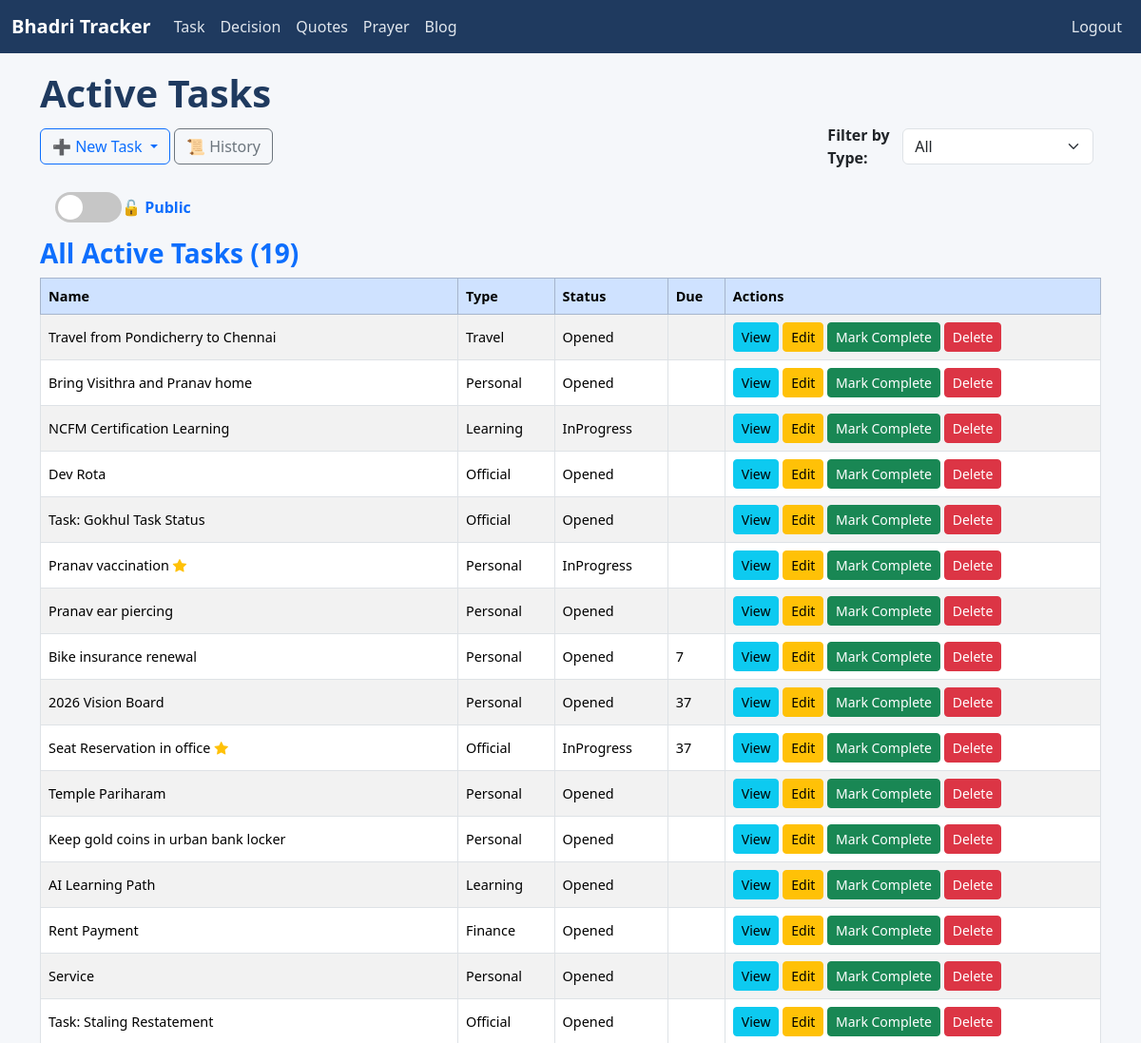
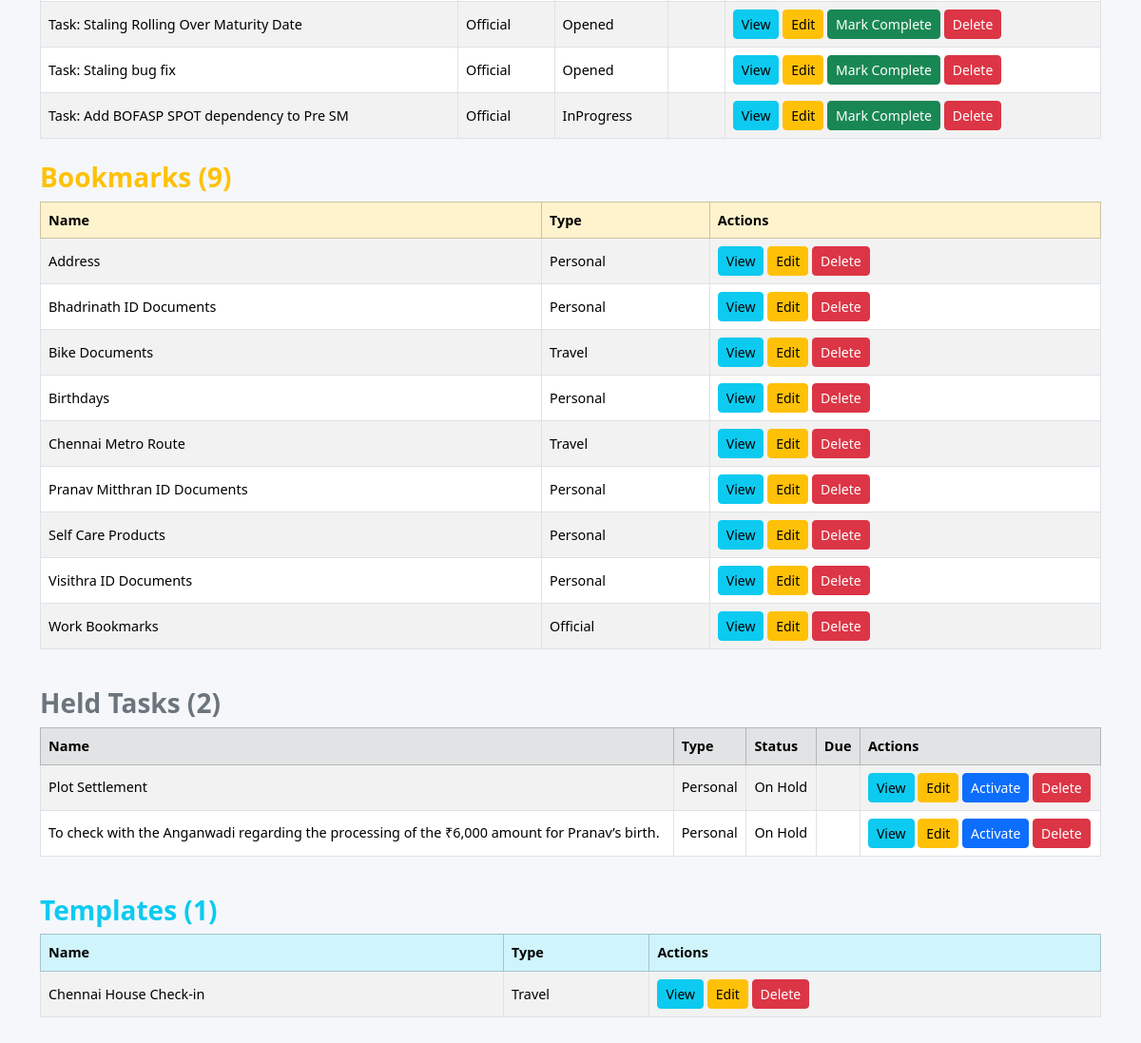
Screenshot of / (signed in) with the database file from the repository (2 pictures, top to bottom).
### tracker/models.py (models this page shows, shortened)
class Task(models.Model):
    STATUS_CHOICES = [
        ('Opened', 'Opened'),
        ('InProgress', 'In Progress'),
        ('Completed', 'Completed'),
        ('Cancelled', 'Cancelled'),
        ('Hold', 'Hold'),
    ]
    name = models.CharField(max_length=200)
    status = models.CharField(max_length=20, choices=STATUS_CHOICES, default='Opened')
    task_type = models.ForeignKey(TaskType, on_delete=models.CASCADE)
    started_date = models.DateField(default=timezone.now, null=True, blank=True)
    created_date = models.DateField(auto_now_add=True)
    updated_date = models.DateField(auto_now=True)
    completed_date = models.DateField(null=True, blank=True)
    target_date = models.DateField(default=timezone.now, null=True, blank=True)
    is_bookmark = models.BooleanField(default=False)
    is_private = models.BooleanField(default=False)
    is_important = models.BooleanField(default=False)
    is_template = models.BooleanField(default=False)
    @property
    def days_till_upcoming(self):
        today = timezone.now().date()
        dates = []
        if self.started_date and self.started_date >= today:
            dates.append(self.started_date)
        if self.target_date and self.target_date >= today:
            dates.append(self.target_date)
        for upd in self.updates.all():
            if upd.status not in ['Completed', 'Cancelled'] and upd.date and upd.date >= today:
                dates.append(upd.date)
        if not dates:
            return None
        return (min(dates) - today).days

class TaskType(models.Model):
    name = models.CharField(max_length=50, unique=True)
    class Meta:
        ordering = ['name']

class Update(models.Model):
    STATUS_CHOICES = [
        ('Opened', 'Opened'),
        ('InProgress', 'In Progress'),
        ('Completed', 'Completed'),
        ('Cancelled', 'Cancelled')
    ]
    REMINDER_CHOICE = [
        ('Days', 'Days'),
        ('Weekly', 'Weekly'),
        ('Monthly', 'Monthly'),
        ('Yearly', 'Yearly'),
    ]
    task = models.ForeignKey(Task, on_delete=models.CASCADE, related_name='updates')
    date = models.DateField(default=timezone.now, null=True, blank=True)
    description = models.TextField()
    is_check_box = models.BooleanField(default=False)
    status = models.CharField(max_length=20, choices=STATUS_CHOICES, default='Opened')
    reminder_type = models.CharField(max_length=20, choices=REMINDER_CHOICE, null=True, blank=True)
    can_store_reminder = models.BooleanField(default=False)
    date_to_remind = models.IntegerField(null=True, blank=True)

### tracker/views.py (the view)
# urls.py: path('', views.TaskListView.as_view(), name='task_list'),
class TaskListView(LoginRequiredMixin, ListView):
    model = Task
    template_name = 'tracker/task_list.html'
    context_object_name = 'tasks'
    def get_queryset(self):
        queryset = Task.objects.exclude(status__in=['Completed', 'Cancelled', 'Hold']).exclude(is_bookmark=True).exclude(is_template=True)
        view_mode = self.request.GET.get('view', 'public')
        if view_mode == "private":
            user_profile  = getattr(self.request.user, "userprofile", None)
            if user_profile is None or not user_profile.special_privilege_password:
                messages.error(self.request, "You do not have access to private tasks.")
                return Task.objects.none()
            if not self.request.session.get("private_access"):
                raise PermissionError("PRIVATE_ACCESS_REQUIRED")
            queryset = queryset.filter(is_private=True)
        elif view_mode == "public":
            self.request.session['private_access'] = False
            queryset = queryset.filter(is_private=False)
        task_type_id = self.request.GET.get('task_type')
        if task_type_id:
            queryset = queryset.filter(task_type_id=task_type_id)
        return queryset.order_by(
            F('target_date').asc(nulls_last=True),
            'updated_date',
            'name'
        )
    def get_context_data(self, **kwargs):
        context = super().get_context_data(**kwargs)
        task_type_id = self.request.GET.get('task_type')
        context['task_types'] = TaskType.objects.all()
        context['selected_type'] = int(task_type_id) if task_type_id else None
        view_mode = self.request.GET.get('view', 'public')
        context['view_mode'] = view_mode
        today = timezone.localdate()
        common_filters = {}
        if view_mode == "public":
            common_filters['is_private'] = False
        elif view_mode == "private":
            common_filters['is_private'] = True
        if task_type_id:
            common_filters['task_type_id'] = task_type_id
        tasks_by_target_date = Task.objects.filter(
            started_date=today,
            target_date=today,
            **common_filters
        ).exclude(status__in=['Completed', 'Cancelled', 'Hold']).exclude(is_bookmark=True).exclude(is_template=True)
        tasks_by_updates = Task.objects.filter(
            updates__date=today,
            updates__status__in=['Opened', 'InProgress'],
            **common_filters
        ).exclude(status__in=['Completed', 'Cancelled', 'Hold']).exclude(is_bookmark=True).exclude(is_template=True)
        today_tasks = tasks_by_target_date.union(tasks_by_updates).order_by('name')
        context['today_tasks'] = today_tasks
        held_tasks = Task.objects.filter(
            status__in=['Hold'],
            **common_filters
        ).exclude(is_template=True).order_by('name')
        context['held_tasks'] = held_tasks
        bookmarked_tasks = Task.objects.filter(
            is_bookmark=True,
            status__in=['Opened', 'InProgress'],
            **common_filters
        ).exclude(is_template=True).order_by('name')
        context['bookmarked_tasks'] = bookmarked_tasks
        template_tasks = Task.objects.filter(is_template=True, **common_filters)
        context['template_tasks'] = template_tasks
        return context
    def dispatch(self, request, *args, **kwargs):
        try:
            return super().dispatch(request, *args, **kwargs)
        except PermissionError as e:
            if str(e) == "PRIVATE_ACCESS_REQUIRED":
                return redirect("private_access", "tracker:task_list")
            raise

### templates/tracker/task_list.html (shortened to what this page needs)
{% extends 'base.html' %}
{% load static %}
{% block style %}
<link rel="stylesheet" href="{% static 'css/task_list.css' %}">
{% endblock %}
{% block content %}
<h1>Active Tasks</h1>
<div class="d-flex flex-wrap align-items-center justify-content-between mb-3">
    <div class="dropdown mb-2">
      <button class="btn btn-outline-primary dropdown-toggle"
              type="button"
              data-bs-toggle="dropdown"
              aria-expanded="false">
        ➕ New Task
      </button>
    <a href="{% url 'tracker:task_history' %}" class="btn btn-outline-secondary">📜 History</a>
  </div>
  <form method="get" class="d-flex align-items-center mb-2 ms-auto">
    <label for="task_type" class="me-2 fw-bold">Filter by Type:</label>
    <select name="task_type" id="task_type" class="form-select me-2" style="min-width: 160px;" onchange="this.form.submit()">
      <option value="">All</option>
    </select>
  </form>
</div>
<div class="toggle-container mb-3 ms-3">
  <a href="{% if view_mode == 'public' %}{% url 'private_access' 'tracker:task_list' %}{% else %}?view=public{% endif %}"
     class="text-decoration-none d-flex align-items-center">
    <div class="toggle-switch {% if view_mode == 'private' %}active{% endif %}">
      <div class="toggle-circle"></div>
    </div>
    <span class="toggle-label">
      {% if view_mode == 'private' %}
        🔒 Private
      {% else %}
        🔓 Public
      {% endif %}
    </span>
  </a>
</div>
<h3 class="text-primary mb-2">All Active Tasks ({{ tasks|length }})</h3>
<div class="table-responsive">
  <table class="table table-striped table-bordered align-middle text-nowrap">
    <thead class="table-primary">
      <tr>
        <th>Name</th>
        <th>Type</th>
        <th>Status</th>
        <th>Due</th>
        <th>Actions</th>
      </tr>
    </thead>
    <tbody>
      {% for task in tasks %}
      <tr>
        <td>{{ task.name }}{% if task.is_important %}<i class="bi bi-star-fill text-warning ms-1"></i>{% endif %}</td>
        <td>{{ task.task_type.name }}</td>
        <td>{{ task.status }}</td>
        <td>{% if task.days_till_upcoming == 0 %}Today{% elif task.days_till_upcoming > 0 %}{{ task.days_till_upcoming }}{% endif %}</td>
        <td>
          <a href="{% url 'tracker:update_list' task.id %}" class="btn btn-sm btn-info">View</a>
          <a href="{% url 'tracker:task_update' task.id %}" class="btn btn-sm btn-warning">Edit</a>
          <a href="{% url 'tracker:mark_task_complete' task.id %}" class="btn btn-sm btn-success">Mark Complete</a>
          <a href="{% url 'tracker:task_delete' task.id %}" class="btn btn-sm btn-danger">Delete</a>
        </td>
      </tr>
      {% empty %}
        <tr><td colspan="6" class="text-center text-muted">No tasks found</td></tr>
      {% endfor %}
    </tbody>
  </table>
  {% if bookmarked_tasks %}
  <h3 class="text-warning mt-4">Bookmarks ({{ bookmarked_tasks|length }})</h3>
  <div class="table-responsive">
    <table class="table table-bordered table-striped align-middle text-nowrap">
      <thead class="table-warning">
        <tr>
          <th>Name</th>
          <th>Type</th>
          <th>Actions</th>
        </tr>
      </thead>
      <tbody>
        {% for task in bookmarked_tasks %}
        <tr>
          <td>{{ task.name }}{% if task.is_important %}<i class="bi bi-star-fill text-warning ms-1"></i>{% endif %}</td>
          <td>{{ task.task_type.name }}</td>
          <td>
            <a href="{% url 'tracker:update_list' task.id %}" class="btn btn-sm btn-info">View</a>
            <a href="{% url 'tracker:task_update' task.id %}" class="btn btn-sm btn-warning">Edit</a>
            <a href="{% url 'tracker:task_delete' task.id %}" class="btn btn-sm btn-danger">Delete</a>
          </td>
        </tr>
        {% endfor %}
      </tbody>
    </table>
  </div>
  {% endif %}
  {% if held_tasks %}
  <h3 class="text-secondary mt-4">Held Tasks ({{ held_tasks|length }})</h3>
  <div class="table-responsive">
    <table class="table table-bordered table-striped align-middle text-nowrap">
      <thead class="table-secondary">
        <tr>
          <th>Name</th>
          <th>Type</th>
          <th>Status</th>
          <th>Due</th>
          <th>Actions</th>
        </tr>
      </thead>
      <tbody>
        {% for task in held_tasks %}
        <tr>
          <td>{{ task.name }}{% if task.is_important %}<i class="bi bi-star-fill text-warning ms-1"></i>{% endif %}</td>
          <td>{{ task.task_type.name }}</td>
          <td>On Hold</td>
          <td>{% if task.days_till_upcoming == 0 %}Today{% elif task.days_till_upcoming > 0 %}{{ task.days_till_upcoming }}{% endif %}</td>
          <td>
            <a href="{% url 'tracker:update_list' task.id %}" class="btn btn-sm btn-info">View</a>
            <a href="{% url 'tracker:task_update' task.id %}" class="btn btn-sm btn-warning">Edit</a>
            <a href="{% url 'tracker:toggle_hold' task.id %}" class="btn btn-sm btn-primary">
              Activate
            </a>
            <a href="{% url 'tracker:task_delete' task.id %}" class="btn btn-sm btn-danger">Delete</a>
          </td>
        </tr>
        {% endfor %}
      </tbody>
    </table>
  </div>
  {% endif %}
  {% if template_tasks %}
  <h3 class="text-info mt-4">Templates ({{ template_tasks|length }})</h3>
  <div class="table-responsive">
    <table class="table table-bordered table-striped align-middle text-nowrap">
      <thead class="table-info">
        <tr>
          <th>Name</th>
          <th>Type</th>
          <th>Actions</th>
        </tr>
      </thead>
      <tbody>
        {% for task in template_tasks %}
        <tr>
          <td>{{ task.name }}{% if task.is_important %}<i class="bi bi-star-fill text-warning ms-1"></i>{% endif %}</td>
          <td>{{ task.task_type.name }}</td>
          <td>
            <a href="{% url 'tracker:update_list' task.id %}" class="btn btn-sm btn-info">View</a>
            <a href="{% url 'tracker:task_update' task.id %}" class="btn btn-sm btn-warning">Edit</a>
            <a href="{% url 'tracker:task_delete' task.id %}" class="btn btn-sm btn-danger">Delete</a>
          </td>
        </tr>
        {% endfor %}
      </tbody>
    </table>
  </div>
  {% endif %}
</div>
</div>
{% endblock %}

### static/css/base.css (style rules this page uses)
body { padding: 0 8px; padding-top: 50px; background-color: #f5f7fa; color: #212529; }
h1, h2, h3 { color: #1f3a5f; font-weight: 600; }
.table td, .table th { vertical-align: middle; font-size: 0.9rem; }

### static/css/task_list.css (style rules this page uses)
.toggle-container { display: flex; align-items: center; gap: 12px; cursor: pointer; }
.toggle-switch { position: relative; width: 70px; height: 32px; background: #c6c6c6; border-radius: 50px; transition: background 0.3s ease; }
.toggle-circle { position: absolute; top: 3px; left: 3px; width: 26px; height: 26px; background: white; border-radius: 50%; transition: transform 0.3s ease; }
.toggle-label { font-weight: bold; font-size: 1rem; display: flex; align-items: center; gap: 6px; }

### rows the page displays
Task: name "Travel from Pondicherry to Chennai", task_type.name "Travel", status "Opened"
Task: name "Bring Visithra and Pranav home", task_type.name "Personal", status "Opened"
Task: name "NCFM Certification Learning", task_type.name "Learning", status "InProgress"
Task: name "Dev Rota", task_type.name "Official", status "Opened"
Task: name "Task: Gokhul Task Status", task_type.name "Official", status "Opened"
Task: name "Pranav vaccination", is_important True (drawn), task_type.name "Personal", status "InProgress"
Task: name "Pranav ear piercing", task_type.name "Personal", status "Opened"
Task: name "Bike insurance renewal", task_type.name "Personal", status "Opened", days_till_upcoming "7"
Task: name "2026 Vision Board", task_type.name "Personal", status "Opened", days_till_upcoming "37"
Task: name "Seat Reservation in office", is_important True (drawn), task_type.name "Official", status "InProgress", days_till_upcoming "37"
Task: name "Temple Pariharam", task_type.name "Personal", status "Opened"
Task: name "Keep gold coins in urban bank locker", task_type.name "Personal", status "Opened"
Task: name "AI Learning Path", task_type.name "Learning", status "Opened"
Task: name "Rent Payment", task_type.name "Finance", status "Opened"
Task: name "Service", task_type.name "Personal", status "Opened"
Task: name "Task: Staling Restatement", task_type.name "Official", status "Opened"
Task: name "Task: Staling Rolling Over Maturity Date", task_type.name "Official", status "Opened"
Task: name "Task: Staling bug fix", task_type.name "Official", status "Opened"
Task: name "Task: Add BOFASP SPOT dependency to Pre SM", task_type.name "Official", status "InProgress"
Task: name "Address", task_type.name "Personal"
Task: name "Bhadrinath ID Documents", task_type.name "Personal"
Task: name "Bike Documents", task_type.name "Travel"
Task: name "Birthdays", task_type.name "Personal"
Task: name "Chennai Metro Route", task_type.name "Travel"
Task: name "Pranav Mitthran ID Documents", task_type.name "Personal"
Task: name "Self Care Products", task_type.name "Personal"
Task: name "Visithra ID Documents", task_type.name "Personal"
Task: name "Work Bookmarks", task_type.name "Official"
Task: name "Plot Settlement", task_type.name "Personal"
Task: name "To check with the Anganwadi regarding the processing of the ₹6,000 amount for Pranav’s birth.", task_type.name "Personal"
Task: name "Chennai House Check-in", task_type.name "Travel"

### other values shown
{{ tasks|length }} "19"
{{ bookmarked_tasks|length }} "9"
{{ held_tasks|length }} "2"
{{ template_tasks|length }} "1"
